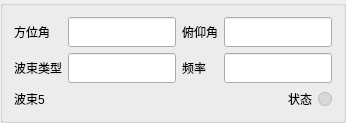
           <widget class="QGroupBox" name="grpWaveFeedback5">
            <property name="title">
             <string/>
            </property>
            <layout class="QVBoxLayout" name="layoutWaveFeedback5">
             <property name="spacing">
              <number>6</number>
             </property>
             <item>
              <layout class="QGridLayout" name="layoutWaveFeedbackForm5">
               <item row="0" column="0">
                <widget class="QLabel" name="lblFeedbackAzimuth5">
                 <property name="text">
                  <string>方位角</string>
                 </property>
                </widget>
               </item>
               <item row="0" column="1">
                <widget class="QLineEdit" name="leFeedbackAzimuth5">
                 <property name="minimumSize">
                  <size>
                   <width>50</width>
                   <height>30</height>
                  </size>
                 </property>
                </widget>
               </item>
               <item row="0" column="2">
                <widget class="QLabel" name="lblFeedbackPitch5">
                 <property name="text">
                  <string>俯仰角</string>
                 </property>
                </widget>
               </item>
               <item row="0" column="3">
                <widget class="QLineEdit" name="leFeedbackPitch5">
                 <property name="minimumSize">
                  <size>
                   <width>50</width>
                   <height>30</height>
                  </size>
                 </property>
                </widget>
               </item>
               <item row="1" column="0">
                <widget class="QLabel" name="lblFeedbackBeamType5">
                 <property name="text">
                  <string>波束类型</string>
                 </property>
                </widget>
               </item>
               <item row="1" column="1">
                <widget class="QLineEdit" name="leFeedbackBeamType5">
                 <property name="minimumSize">
                  <size>
                   <width>50</width>
                   <height>30</height>
                  </size>
                 </property>
                </widget>
               </item>
               <item row="1" column="2">
                <widget class="QLabel" name="lblFeedbackFreq5">
                 <property name="text">
                  <string>频率</string>
                 </property>
                </widget>
               </item>
               <item row="1" column="3">
                <widget class="QLineEdit" name="leFeedbackFreq5">
                 <property name="minimumSize">
                  <size>
                   <width>50</width>
                   <height>30</height>
                  </size>
                 </property>
                </widget>
               </item>
              </layout>
             </item>
             <item>
              <layout class="QHBoxLayout" name="layoutWaveFeedbackStatus5">
               <item>
                <widget class="QLabel" name="lblFeedbackBeam5">
                 <property name="text">
                  <string>波束5</string>
                 </property>
                </widget>
               </item>
               <item>
                <spacer name="spacerFeedback5">
                 <property name="orientation">
                  <enum>Qt::Horizontal</enum>
                 </property>
                 <property name="sizeHint" stdset="0">
                  <size>
                   <width>20</width>
                   <height>20</height>
                  </size>
                 </property>
                </spacer>
               </item>
               <item>
                <widget class="QLabel" name="lblFeedbackStatus5">
                 <property name="text">
                  <string>状态</string>
                 </property>
                </widget>
               </item>
               <item>
                <widget class="QLabel" name="indicatorFeedbackStatus5">
                 <property name="minimumSize">
                  <size>
                   <width>14</width>
                   <height>14</height>
                  </size>
                 </property>
                 <property name="maximumSize">
                  <size>
                   <width>14</width>
                   <height>14</height>
                  </size>
                 </property>
                 <property name="styleSheet">
                  <string notr="true">background:#d8d8d8;border:1px solid #bdbdbd;border-radius:7px;</string>
                 </property>
                 <property name="text">
                  <string/>
                 </property>
                </widget>
               </item>
              </layout>
             </item>
            </layout>
           </widget>
